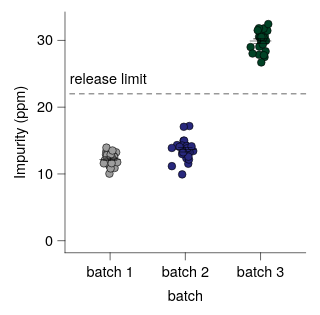

Vega-Lite specification for this chart:
### Vega-Lite specification from a JSON file in a GitHub repository (floating-point values rounded to 4 significant figures)
{"background": null, "config": {"arc": {"fill": "#DBDBDB", "fillOpacity": 1.0, "innerRadius": 25.0, "padAngle": 0.03, "stroke": "black", "strokeOpacity": 1, "strokeWidth": 0.25}, "area": {"fill": "#DBDBDB", "fillOpacity": 1.0, "stroke": "black", "strokeOpacity": 1, "strokeWidth": 0.25}, "axis": {"domain": true, "domainCap": "round", "domainColor": "black", "domainWidth": 0.25, "grid": false, "gridCap": "round", "gridColor": "#F1F1F1", "gridDash": [0, 0], "gridOpacity": 1.0, "gridWidth": 0.25, "labelColor": "black", "labelFont": "Helvetica Neue, HelveticaNeue, Helvetica, Arial, sans-serif", "labelFontSize": 6, "labelFontStyle": "normal", "labelFontWeight": 400, "offset": 0, "ticks": true, "tickCap": "round", "tickColor": "black", "tickRound": false, "tickSize": 3.0, "tickWidth": 0.25, "titleColor": "black", "titleFont": "Helvetica Neue, HelveticaNeue, Helvetica, Arial, sans-serif", "titleFontSize": 6, "titleFontStyle": "normal", "titleFontWeight": 400}, "axisX": {"domain": true, "labelAlign": "center", "labelAngle": 0, "labels": true, "ticks": true, "translate": 0}, "axisY": {"domain": true, "labelAlign": "right", "labelAngle": 0, "labels": true, "ticks": true, "translate": 0}, "axisRight": {"domain": true, "labelAlign": "left", "labelAngle": 0, "labels": true, "ticks": true, "translate": 0}, "axisTop": {"domain": true, "labelAlign": "center", "labelAngle": 0, "labels": true, "ticks": true, "translate": 0}, "axisBand": {"tickOffset": 0}, "bar": {"fill": "#DBDBDB", "fillOpacity": 1.0, "stroke": "black", "strokeOpacity": 1, "strokeWidth": 0.25}, "boxplot": {"size": 9.0, "ticks": {"cornerRadius": 0.25, "fill": "black", "opacity": 1, "size": 4.5, "thickness": 0.25}, "box": {"fillOpacity": 1.0, "stroke": "black", "strokeOpacity": 1, "strokeWidth": 0.25}, "median": {"cornerRadius": 0, "fill": "black", "fillOpacity": 1.0, "opacity": 1, "size": 9.0, "thickness": 0.25}, "rule": {"fill": "black", "fillOpacity": 1.0, "size": 10.0, "stroke": "black", "strokeDash": [0, 0], "strokeOpacity": 1, "strokeWidth": 0.25}, "outliers": {"color": "black", "fill": "black", "fillOpacity": 1.0, "size": 0, "stroke": "black", "strokeOpacity": 1, "strokeWidth": 0.25}}, "circle": {"fill": "black", "fillOpacity": 1.0, "size": 1.25, "stroke": null, "strokeOpacity": 1, "strokeWidth": 0.25}, "errorband": {"band": {"fillOpacity": 0.6, "stroke": null, "strokeWidth": 0.25, "strokeOpacity": 1}, "borders": {"opacity": 0, "strokeOpacity": 1, "strokeWidth": 0.25}}, "errorbar": {"opacity": 1, "rule": {"strokeDash": [0, 0], "strokeWidth": 0.25}, "ticks": {"color": "black", "cornerRadius": 0.125, "opacity": 1, "size": 6.0, "thickness": 0.25}, "thickness": 0.25}, "font": "Helvetica Neue, HelveticaNeue, Helvetica, Arial, sans-serif", "geoshape": {"fill": "#DBDBDB", "fillOpacity": 1.0, "stroke": "black", "strokeOpacity": 1, "strokeWidth": 0.25}, "header": {"labelColor": "black", "labelFont": "Helvetica Neue, HelveticaNeue, Helvetica, Arial, sans-serif", "labelFontSize": 6, "labelFontStyle": "normal", "labelFontWeight": 400, "titleColor": "black", "titleFont": "Helvetica Neue, HelveticaNeue, Helvetica, Arial, sans-serif", "titleFontSize": 6, "titleFontStyle": "normal", "titleFontWeight": 400, "titlePadding": 0}, "legend": {"disable": false, "offset": 4.5, "titlePadding": 4, "labelOffset": 2, "gradientLabelOffset": 2, "columnPadding": 4, "rowPadding": 2, "gradientThickness": 5, "gradientOpacity": 1.0, "gradientStrokeColor": "black", "gradientStrokeWidth": 0.25, "labelColor": "black", "labelFont": "Helvetica Neue, HelveticaNeue, Helvetica, Arial, sans-serif", "labelFontSize": 6, "labelFontStyle": "normal", "labelFontWeight": 400, "strokeColor": "black", "strokeWidth": 0, "symbolSize": 36, "symbolStrokeColor": "black", "symbolStrokeWidth": 0.25, "titleColor": "black", "titleFont": "Helvetica Neue, HelveticaNeue, Helvetica, Arial, sans-serif", "titleFontSize": 6, "titleFontStyle": "normal", "titleFontWeight": 400}, "line": {"color": "black", "stroke": "black", "strokeCap": "butt", "strokeDash": [0, 0], "strokeOpacity": 1, "strokeWidth": 0.5}, "point": {"filled": true, "fill": "#DBDBDB", "fillOpacity": 1.0, "size": 5.0, "stroke": "black", "strokeOpacity": 1, "strokeWidth": 0.25}, "range": {"category": ["#9D9D9D", "#28287D", "#004225", "#47266F", "#00605D", "#DBDBDB", "#7983C1", "#6E927B", "#937FB4", "#699A97"], "diverging": {"scheme": ["#4F4265", "#6A5C82", "#85789D", "#A196B7", "#BDB5CE", "#D8D6DD", "#F6F6F6", "#CED8D7", "#9DBFBD", "#75A3A0", "#518683", "#326967", "#164D4B"]}, "heatmap": {"scheme": ["#440154", "#472270", "#433E82", "#38598C", "#2C728E", "#238A8D", "#24A086", "#39B578", "#5DC862", "#96D646", "#CAE02D", "#FDE724"]}, "ordinal": {"scheme": ["#F1F1F1", "#DBDBDB", "#C6C6C6", "#B2B2B2", "#9D9D9D", "#898989", "#767676", "#636363", "#515151", "#404040", "#2F2F2F", "#1F1F1F"]}, "ramp": {"scheme": ["#440154", "#472270", "#433E82", "#38598C", "#2C728E", "#238A8D", "#24A086", "#39B578", "#5DC862", "#96D646", "#CAE02D", "#FDE724"]}}, "rule": {"color": "black", "stroke": "black", "strokeCap": "round", "strokeDash": [2, 2], "strokeOpacity": 1, "strokeWidth": 0.25}, "scale": {"barBandPaddingInner": 0.1, "rectBandPaddingInner": 0, "tickBandPaddingInner": 0.1, "bandPaddingOuter": 0.1, "bandWithNestedOffsetPaddingInner": 0.2, "bandWithNestedOffsetPaddingOuter": 0.2, "offsetBandPaddingInner": 0, "offsetBandPaddingOuter": 0, "continuousPadding": 5.0, "round": false}, "rect": {"fill": "#DBDBDB", "fillOpacity": 1.0, "stroke": "black", "strokeOpacity": 1, "strokeWidth": 0.25}, "square": {"fill": "#DBDBDB", "fillOpacity": 1.0, "size": 10.0, "stroke": "black", "strokeOpacity": 1, "strokeWidth": 0.25}, "text": {"color": "black", "font": "Helvetica Neue, HelveticaNeue, Helvetica, Arial, sans-serif", "fontSize": 6, "fontStyle": "normal", "fontWeight": 400}, "tick": {"color": "black", "cornerRadius": 0.125, "opacity": 1.0, "size": 9.0, "thickness": 0.25}, "title": {"anchor": "middle", "frame": "group", "color": "black", "font": "Helvetica Neue, HelveticaNeue, Helvetica, Arial, sans-serif", "fontSize": 6, "fontStyle": "normal", "fontWeight": 400, "subtitleColor": "black", "subtitleFont": "Helvetica Neue, HelveticaNeue, Helvetica, Arial, sans-serif", "subtitleFontSize": 6, "subtitleFontStyle": "normal", "subtitleFontWeight": 400}, "trail": {"color": "black", "opacity": 1, "size": 0.5}, "view": {"continuousWidth": 100, "continuousHeight": 100, "discreteWidth": 100, "discreteHeight": 100, "fill": null, "stroke": null, "strokeWidth": 0.25}}, "layer": [{"data": {"name": "data-ce6453724fbde4c06ff026c4739605b7"}, "mark": {"type": "circle", "opacity": 1.0, "size": 10.0, "stroke": "black", "strokeOpacity": 1, "strokeWidth": 0.25}, "encoding": {"color": {"field": "batch", "legend": null, "scale": {"domain": ["batch 1", "batch 2", "batch 3"]}, "sort": ["batch 1", "batch 2", "batch 3"], "title": null, "type": "nominal"}, "x": {"axis": {}, "field": "batch", "scale": {"domain": ["batch 1", "batch 2", "batch 3"]}, "sort": ["batch 1", "batch 2", "batch 3"], "title": "batch", "type": "nominal"}, "xOffset": {"field": "jitter_x", "scale": {"domain": [-5.61, 5.61], "range": [6.89, 18.11]}, "type": "quantitative"}, "y": {"field": "impurity", "title": "Impurity (ppm)", "type": "quantitative", "scale": {"nice": false}}}}, {"data": {"name": "data-537744307cd203a78afa26ba7ff9bda1"}, "mark": {"type": "errorbar"}, "encoding": {"x": {"axis": {}, "field": "batch", "scale": {"domain": ["batch 1", "batch 2", "batch 3"]}, "sort": ["batch 1", "batch 2", "batch 3"], "title": "batch", "type": "nominal"}, "y": {"field": "__mean", "title": "Impurity (ppm)", "type": "quantitative", "scale": {"nice": false}}, "yError": {"field": "__error"}}}, {"data": {"name": "data-537744307cd203a78afa26ba7ff9bda1"}, "mark": {"type": "tick"}, "encoding": {"x": {"axis": {}, "field": "batch", "scale": {"domain": ["batch 1", "batch 2", "batch 3"]}, "sort": ["batch 1", "batch 2", "batch 3"], "title": "batch", "type": "nominal"}, "y": {"field": "__mean", "title": "Impurity (ppm)", "type": "quantitative", "scale": {"nice": false}}}}, {"layer": [{"data": {"values": [{"__dysonsphere__": 1}]}, "mark": {"type": "rule", "opacity": 1.0}, "encoding": {"y": {"datum": 22.0}}}, {"data": {"values": [{"__dysonsphere__": 1}]}, "mark": {"type": "text", "align": "left", "baseline": "bottom", "dx": 0, "dy": -3, "fontSize": 6}, "encoding": {"text": {"value": "release limit"}, "x": {"value": 2}, "y": {"datum": 22.0}}}]}], "$schema": "https://vega.github.io/schema/vega-lite/v6.4.1.json", "datasets": {"data-ce6453724fbde4c06ff026c4739605b7": [{"batch": "batch 1", "impurity": 12.52, "jitter_x": -0.7616}, {"batch": "batch 1", "impurity": 13.23, "jitter_x": 2.502}, {"batch": "batch 1", "impurity": 12.5, "jitter_x": 1.361}, {"batch": "batch 1", "impurity": 10.05, "jitter_x": -0.2807}, {"batch": "batch 1", "impurity": 13.36, "jitter_x": -1.577}, {"batch": "batch 1", "impurity": 12.67, "jitter_x": 1.477}, {"batch": "batch 1", "impurity": 11.19, "jitter_x": -0.2456}, {"batch": "batch 1", "impurity": 12.87, "jitter_x": -1.692}, {"batch": "batch 1", "impurity": 12.55, "jitter_x": 1.702}, {"batch": "batch 1", "impurity": 12.44, "jitter_x": 0.7138}, {"batch": "batch 1", "impurity": 12.04, "jitter_x": 1.401}, {"batch": "batch 1", "impurity": 12.82, "jitter_x": -1.297}, {"batch": "batch 1", "impurity": 10.9, "jitter_x": 1.843}, {"batch": "batch 1", "impurity": 11.76, "jitter_x": 2.945}, {"batch": "batch 1", "impurity": 11.28, "jitter_x": 0.05389}, {"batch": "batch 1", "impurity": 12.9, "jitter_x": 0.2217}, {"batch": "batch 1", "impurity": 12.06, "jitter_x": -1.118}, {"batch": "batch 1", "impurity": 11.56, "jitter_x": -1.018}, {"batch": "batch 1", "impurity": 10.83, "jitter_x": 0.2171}, {"batch": "batch 1", "impurity": 11.61, "jitter_x": 0.6187}, {"batch": "batch 1", "impurity": 12.01, "jitter_x": -2.25}, {"batch": "batch 1", "impurity": 11.59, "jitter_x": -2.621}, {"batch": "batch 1", "impurity": 13.94, "jitter_x": -1.526}, {"batch": "batch 1", "impurity": 13.51, "jitter_x": 0.9757}, {"batch": "batch 2", "impurity": 9.933, "jitter_x": -1.309}, {"batch": "batch 2", "impurity": 11.17, "jitter_x": -5.595}, {"batch": "batch 2", "impurity": 13.74, "jitter_x": 0.3582}, {"batch": "batch 2", "impurity": 13.37, "jitter_x": -1.068}, {"batch": "batch 2", "impurity": 14.32, "jitter_x": 0.08205}, {"batch": "batch 2", "impurity": 14.33, "jitter_x": -3.447}, {"batch": "batch 2", "impurity": 17.18, "jitter_x": 1.657}, {"batch": "batch 2", "impurity": 12.33, "jitter_x": 0.4465}, {"batch": "batch 2", "impurity": 13.43, "jitter_x": 3.281}, {"batch": "batch 2", "impurity": 17.06, "jitter_x": -0.6386}, {"batch": "batch 2", "impurity": 14.97, "jitter_x": -0.7423}, {"batch": "batch 2", "impurity": 14.99, "jitter_x": -0.4919}, {"batch": "batch 2", "impurity": 13.23, "jitter_x": 1.787}, {"batch": "batch 2", "impurity": 11.53, "jitter_x": 1.215}, {"batch": "batch 2", "impurity": 14.25, "jitter_x": -1.282}, {"batch": "batch 2", "impurity": 14.16, "jitter_x": 0.5972}, {"batch": "batch 2", "impurity": 12.16, "jitter_x": 1.499}, {"batch": "batch 2", "impurity": 12.98, "jitter_x": -1.326}, {"batch": "batch 2", "impurity": 13.89, "jitter_x": -5.61}, {"batch": "batch 2", "impurity": 12.58, "jitter_x": 1.279}, {"batch": "batch 2", "impurity": 13.85, "jitter_x": 0.8352}, {"batch": "batch 2", "impurity": 14.14, "jitter_x": 2.572}, {"batch": "batch 2", "impurity": 14.05, "jitter_x": -2.385}, {"batch": "batch 2", "impurity": 13.24, "jitter_x": -0.9032}, {"batch": "batch 3", "impurity": 31.19, "jitter_x": -0.3738}, {"batch": "batch 3", "impurity": 31.78, "jitter_x": 1.364}, {"batch": "batch 3", "impurity": 30.64, "jitter_x": 1.736}, {"batch": "batch 3", "impurity": 28.36, "jitter_x": 2.094}, {"batch": "batch 3", "impurity": 31.46, "jitter_x": 2.83}, {"batch": "batch 3", "impurity": 29.0, "jitter_x": -4.124}, {"batch": "batch 3", "impurity": 31.76, "jitter_x": 1.235}, {"batch": "batch 3", "impurity": 27.86, "jitter_x": -0.6286}, {"batch": "batch 3", "impurity": 31.83, "jitter_x": -0.6888}, {"batch": "batch 3", "impurity": 29.96, "jitter_x": 2.274}, {"batch": "batch 3", "impurity": 27.5, "jitter_x": 1.654}, {"batch": "batch 3", "impurity": 29.37, "jitter_x": 0.05927}, {"batch": "batch 3", "impurity": 30.11, "jitter_x": 0.1054}, {"batch": "batch 3", "impurity": 30.55, "jitter_x": -0.6089}, {"batch": "batch 3", "impurity": 28.04, "jitter_x": -3.322}, {"batch": "batch 3", "impurity": 27.79, "jitter_x": 1.377}, {"batch": "batch 3", "impurity": 30.4, "jitter_x": 1.211}, {"batch": "batch 3", "impurity": 29.07, "jitter_x": -0.5072}, {"batch": "batch 3", "impurity": 30.47, "jitter_x": -0.06294}, {"batch": "batch 3", "impurity": 31.52, "jitter_x": -1.185}, {"batch": "batch 3", "impurity": 26.7, "jitter_x": 0.3039}, {"batch": "batch 3", "impurity": 30.51, "jitter_x": 0.3696}, {"batch": "batch 3", "impurity": 32.45, "jitter_x": 3.209}, {"batch": "batch 3", "impurity": 29.4, "jitter_x": 0.9434}], "data-537744307cd203a78afa26ba7ff9bda1": [{"batch": "batch 1", "__mean": 12.17, "__error": 0.1929, "__dysonsphere__": 1}, {"batch": "batch 2", "__mean": 13.62, "__error": 0.3302, "__dysonsphere__": 1}, {"batch": "batch 3", "__mean": 29.9, "__error": 0.3252, "__dysonsphere__": 1}]}}
